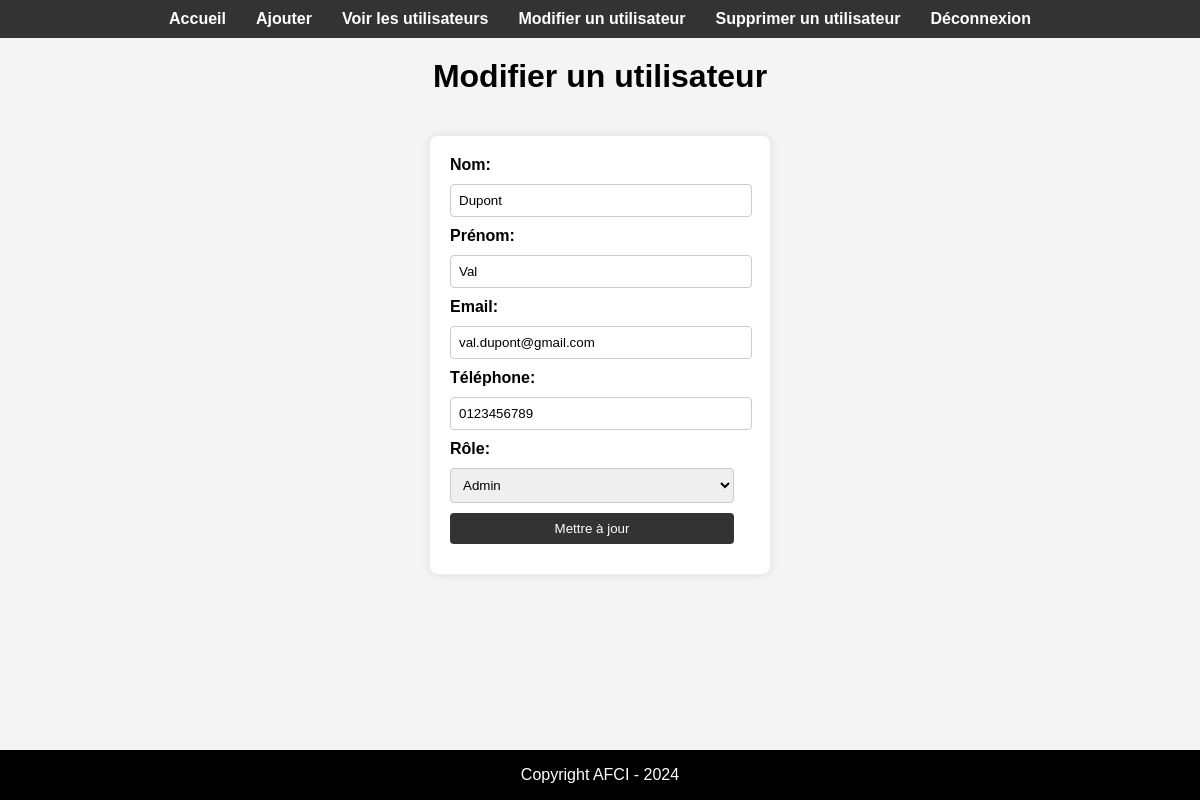
The page /public/Update.php?id=1 (signed in) on the database its author committed.
### tables this page shows
CREATE TABLE userroles (
    user_id INT PRIMARY KEY,
    role VARCHAR(50) NOT NULL,
    CONSTRAINT USERS_FK FOREIGN KEY (user_id) REFERENCES users(id) ON DELETE CASCADE
);

CREATE TABLE users (
    id INT AUTO_INCREMENT NOT NULL,
    nom VARCHAR(55) NOT NULL,
    prenom VARCHAR(55) NOT NULL,
    email VARCHAR(55) NOT NULL UNIQUE,
    telephone VARCHAR(20) NOT NULL,
    image_name VARCHAR(100) DEFAULT 'default.jpg',
    password VARCHAR(255) NOT NULL,
    CONSTRAINT USERS_PK PRIMARY KEY(id)
);

### dbConnect/dbConnect.php (called while the page is built, shortened)
<?php
abstract class DbConnect {
    private static $instance = null;
    protected function __construct() {
        $host = getenv('DB_HOST') ?: 'localhost';
        $port = getenv('DB_PORT') ?: '3306';
        $db = getenv('DB_NAME') ?: 'repertoire';
        $user = getenv('DB_USER') ?: 'root';
        $pass = getenv('DB_PASS') ?: '';
        $charset = 'utf8mb4';
        $dsn = "mysql:host=$host;port=$port;dbname=$db;charset=$charset";
        $options = [
            PDO::ATTR_ERRMODE => PDO::ERRMODE_EXCEPTION,
            PDO::ATTR_DEFAULT_FETCH_MODE => PDO::FETCH_ASSOC,
            PDO::ATTR_EMULATE_PREPARES => false,
        ];
        try {
            $this->pdo = new PDO($dsn, $user, $pass, $options);
        } catch (PDOException $e) {
            error_log($e->getMessage());
            die('Erreur de connexion à la base de données. Veuillez réessayer plus tard.');
        }
    }
    public static function getInstance() {
        if (!self::$instance) {
            self::$instance = new static();
        }
        return self::$instance->pdo;
    }
}
?>

### entitites/User.class.php (called while the page is built, shortened)
<?php
class User {
    private $pdo;
    public function __construct() {
        $this->pdo = MyDbConnection::getInstance();
    }
    public function getUserById($id) {
        $stmt = $this->pdo->prepare('SELECT users.*, userroles.role FROM users JOIN userroles ON users.id = userroles.user_id WHERE users.id = ?');
        $stmt->execute([$id]);
        return $stmt->fetch();
    }
}
?>

### public/Update.php (the view, shortened to what this page needs)
<?php
require_once '../entitites/User.class.php';
$user = new User();
if (isset($_GET['id'])) {
    $utilisateur = $user->getUserById($_GET['id']);
} else {
    echo "Aucun ID d'utilisateur fourni.";
    exit();
}
?>
<div class="form-container">
    <?php if ($utilisateur) : ?>
        <form method="POST">
            <label for="nom">Nom:</label>
            <input type="text" name="nom" value="<?php echo htmlspecialchars($utilisateur['nom']); ?>" required><br>
            <label for="prenom">Prénom:</label>
            <input type="text" name="prenom" value="<?php echo htmlspecialchars($utilisateur['prenom']); ?>" required><br>
            <label for="email">Email:</label>
            <input type="email" name="email" value="<?php echo htmlspecialchars($utilisateur['email']); ?>" required><br>
            <label for="telephone">Téléphone:</label>
            <input type="text" name="telephone" value="<?php echo htmlspecialchars($utilisateur['telephone']); ?>" required><br>
            <label for="role">Rôle:</label>
            <select name="role" required>
                <option value="admin" <?php if ($utilisateur['role'] == 'admin') echo 'selected'; ?>>Admin</option>
            </select><br>
            <input type="submit" value="Mettre à jour">
        </form>
    <?php else : ?>
        <p>Utilisateur non trouvé.</p>
    <?php endif; ?>
</div>
<?php
require "template.php";
?>

### public/css/style.css (style rules this page uses)
html, body { height: 100%; margin: 0; padding: 0; }
body { display: flex; flex-direction: column; font-family: Arial, sans-serif; background-color: #f4f4f4; }
.form-container { width: 300px; margin: 20px auto; background: #fff; padding: 20px; box-shadow: 0 0 10px rgba(0, 0, 0, 0.1); border-radius: 8px; }
form label { display: block; margin-bottom: 10px; font-weight: bold; }
form input[type="text"], form input[type="email"], form input[type="submit"], form select { width: calc(100% - 16px); padding: 8px; margin-bottom: 10px; border: 1px solid #ccc; border-radius: 4px; }
form input[type="submit"] { background-color: #333; color: #fff; border: none; cursor: pointer; }

### rows shown on the page
userroles: nom "Dupont", prenom "Val", email "val.dupont@gmail.com", telephone "0123456789", role "Admin"

### other values the page prints
$titre "Modifier un utilisateur"
